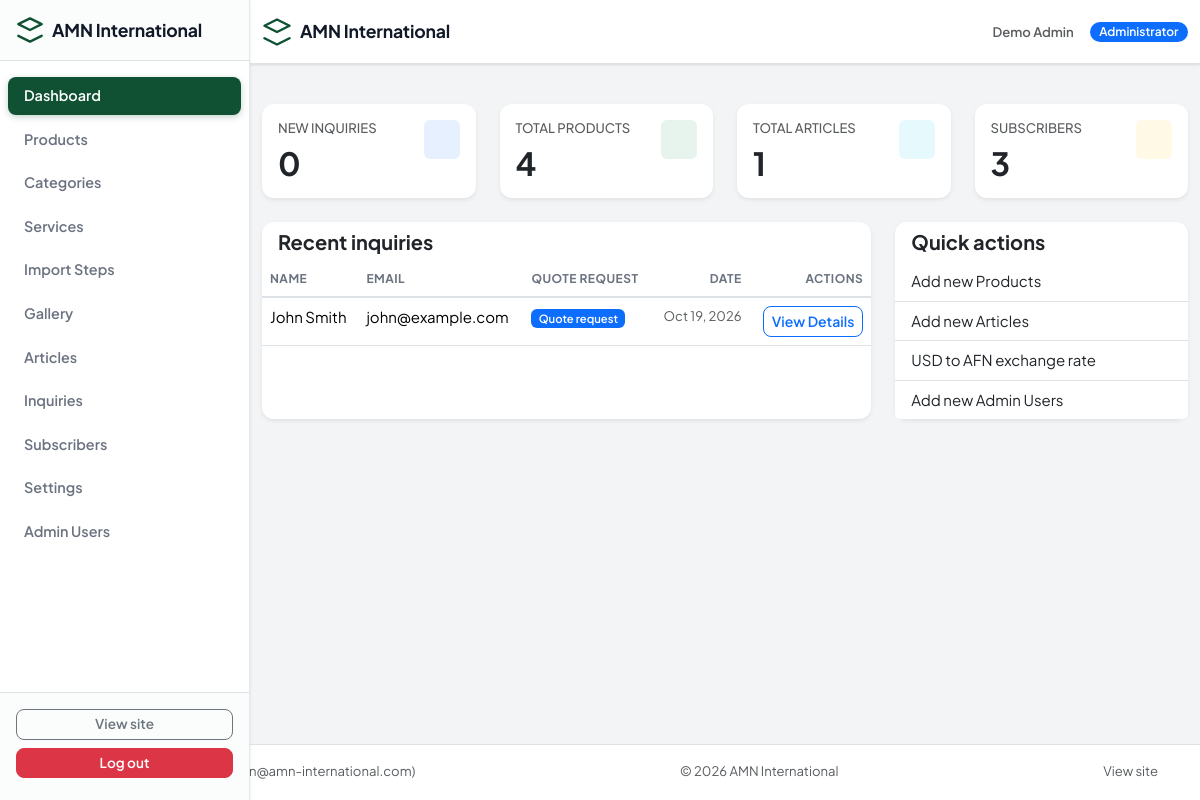
The page /admin (signed in) on the database its author committed.
### tables this page shows
CREATE TABLE `users` (
  `id` int(10) UNSIGNED NOT NULL,
  `name` varchar(120) NOT NULL,
  `email` varchar(190) NOT NULL,
  `password` varchar(255) NOT NULL,
  `role` enum('admin','editor') NOT NULL DEFAULT 'admin',
  `is_active` tinyint(1) NOT NULL DEFAULT 1,
  `is_banned` tinyint(1) NOT NULL DEFAULT 0,
  `last_login` datetime DEFAULT NULL,
  `created_at` datetime NOT NULL,
  `updated_at` datetime NOT NULL
);

CREATE TABLE `inquiries` (
  `id` int(10) UNSIGNED NOT NULL,
  `type` enum('quote','contact') NOT NULL,
  `name` varchar(120) NOT NULL,
  `email` varchar(190) NOT NULL,
  `phone` varchar(60) DEFAULT NULL,
  `country` varchar(80) DEFAULT NULL,
  `subject` varchar(255) DEFAULT NULL,
  `product_id` int(10) UNSIGNED DEFAULT NULL,
  `quantity` varchar(60) DEFAULT NULL,
  `message` text NOT NULL,
  `ip_address` varchar(45) DEFAULT NULL,
  `status` enum('new','read','replied') NOT NULL DEFAULT 'new',
  `created_at` datetime NOT NULL,
  `updated_at` datetime NOT NULL
);

### app/Views/admin/dashboard.php (the view, shortened to what the rows shown need)
<div class="row g-4 mb-4">
    <div class="col-6 col-md-3">
        <div class="card stat-card border-0 shadow-sm h-100">
            <div class="card-body">
                <div class="d-flex justify-content-between align-items-start">
                    <div>
                        <h5 class="card-title text-muted small text-uppercase"><?= __('admin.new_inquiries') ?></h5>
                        <h2 class="fw-bold mb-0"><?= $stats['inquiries'] ?></h2>
                    </div>
                    <div class="bg-primary bg-opacity-10 text-primary rounded p-2"><?= icon('quote', 20) ?></div>
                </div>
            </div>
        </div>
    </div>
    <div class="col-6 col-md-3">
        <div class="card stat-card border-0 shadow-sm h-100">
            <div class="card-body">
                <div class="d-flex justify-content-between align-items-start">
                    <div>
                        <h5 class="card-title text-muted small text-uppercase"><?= __('admin.total_products') ?></h5>
                        <h2 class="fw-bold mb-0"><?= $stats['products'] ?></h2>
                    </div>
                    <div class="bg-success bg-opacity-10 text-success rounded p-2"><?= icon('box', 20) ?></div>
                </div>
            </div>
        </div>
    </div>
    <div class="col-6 col-md-3">
        <div class="card stat-card border-0 shadow-sm h-100">
            <div class="card-body">
                <div class="d-flex justify-content-between align-items-start">
                    <div>
                        <h5 class="card-title text-muted small text-uppercase"><?= __('admin.total_articles') ?></h5>
                        <h2 class="fw-bold mb-0"><?= $stats['articles'] ?></h2>
                    </div>
                    <div class="bg-info bg-opacity-10 text-info rounded p-2"><?= icon('doc', 20) ?></div>
                </div>
            </div>
        </div>
    </div>
    <div class="col-6 col-md-3">
        <div class="card stat-card border-0 shadow-sm h-100">
            <div class="card-body">
                <div class="d-flex justify-content-between align-items-start">
                    <div>
                        <h5 class="card-title text-muted small text-uppercase"><?= __('admin.subscriber_count') ?></h5>
                        <h2 class="fw-bold mb-0"><?= $stats['subscribers'] ?></h2>
                    </div>
                    <div class="bg-warning bg-opacity-10 text-warning rounded p-2"><?= icon('mail', 20) ?></div>
                </div>
            </div>
        </div>
    </div>
</div>
<div class="row">
    <div class="col-lg-8">
        <div class="card border-0 shadow-sm h-100">
            <div class="card-header bg-transparent border-0">
                <h5 class="fw-bold mb-0"><?= __('admin.recent_inquiries') ?></h5>
            </div>
            <div class="card-body p-0">
                <div class="table-responsive">
                    <table class="table table-hover mb-0">
                        <thead>
                        <tr>
                            <th><?= __('admin.name') ?></th>
                            <th><?= __('admin.email') ?></th>
                            <th><?= __('admin.type_quote') ?></th>
                            <th class="text-end"><?= __('admin.date') ?></th>
                            <th class="text-end"><?= __('admin.actions') ?></th>
                        </tr>
                        </thead>
                        <tbody>
                        <?php foreach ($recent as $r): ?>
                            <tr>
                                <td><?= e($r['name']) ?></td>
                                <td><a class="text-decoration-none text-reset" href="mailto:<?= e($r['email']) ?>"><?= e($r['email']) ?></a></td>
                                <td><span class="badge text-bg-<?= $r['type'] === 'quote' ? 'primary' : 'secondary' ?> small"><?= $r['type'] === 'quote' ? __('admin.type_quote') : __('admin.type_contact') ?></span></td>
                                <td class="text-end small text-muted"><?= e(format_date($r['created_at'])) ?></td>
                                <td class="text-end"><a class="btn btn-sm btn-outline-primary" href="<?= e(url('admin/inquiries/' . $r['id'])) ?>"><?= __('common.view_details') ?></a></td>
                            </tr>
                        <?php endforeach; ?>
                        </tbody>
                    </table>
                </div>
            </div>
        </div>
    </div>
    <div class="col-lg-4">
        <div class="card border-0 shadow-sm h-100">
            <div class="card-header bg-transparent border-0 d-flex justify-content-between align-items-center">
                <h5 class="fw-bold mb-0">Quick actions</h5>
            </div>
            <div class="list-group list-group-flush">
                <a class="list-group-item list-group-item-action d-flex justify-content-between align-items-center" href="<?= e(url('admin/products/create')) ?>">
                    <span><?= __('admin.new') ?> <?= __('admin.products') ?></span>
                </a>
                <a class="list-group-item list-group-item-action d-flex justify-content-between align-items-center" href="<?= e(url('admin/articles/create')) ?>">
                    <span><?= __('admin.new') ?> <?= __('admin.articles') ?></span>
                </a>
                <a class="list-group-item list-group-item-action d-flex justify-content-between align-items-center" href="<?= e(url('admin/settings/currency')) ?>">
                    <span><?= __('admin.exchange_rate') ?></span>
                </a>
                <a class="list-group-item list-group-item-action d-flex justify-content-between align-items-center" href="<?= e(url('admin/users/create')) ?>">
                    <span><?= __('admin.new') ?> <?= __('admin.users') ?></span>
                </a>
            </div>
        </div>
    </div>
</div>

### app/Core/Router.php (shortened to what the rows shown need)
<?php
class Router
{
    private array $routes = [];
    public function add(string $method, string $pattern, array $handler): void
    {
        $regex = '#^' . preg_replace('#\{([a-zA-Z_]+)\}#', '(?P<$1>[^/]+)', trim($pattern, '/')) . '$#u';
        $this->routes[] = [
            'method'  => strtoupper($method),
            'pattern' => trim($pattern, '/'),
            'regex'   => $regex,
            'handler' => $handler,
        ];
    }
    public function dispatch(string $method, string $path): void
    {
        $path = trim(rawurldecode($path), '/');
        foreach ($this->routes as $route) {
            if (!preg_match($route['regex'], $path, $matches)) {
                continue;
            }
            $params = array_filter($matches, 'is_string', ARRAY_FILTER_USE_KEY);
            [$class, $action] = $route['handler'];
            $controller = new $class();
            $controller->$action(...array_values($params));
            return;
        }
    }
}

### app/Views/layouts/admin.php (shortened to what the rows shown need)
<?php
$user = App\Core\Auth::user();
$navItems = [
    ['label' => __('admin.dashboard'),   'path' => '/admin',                            'icon' => 'grid'],
    ['label' => __('admin.products'),    'path' => '/admin/products',                   'icon' => 'box'],
    ['label' => __('admin.categories'),  'path' => '/admin/categories',                 'icon' => 'tag'],
    ['label' => __('admin.services'),    'path' => '/admin/services',                   'icon' => 'settings'],
    ['label' => __('admin.steps'),       'path' => '/admin/steps',                      'icon' => 'list'],
    ['label' => __('admin.gallery'),     'path' => '/admin/gallery',                    'icon' => 'image'],
    ['label' => __('admin.articles'),    'path' => '/admin/articles',                   'icon' => 'doc'],
    ['label' => __('admin.inquiries'),   'path' => '/admin/inquiries',                  'icon' => 'quote'],
    ['label' => __('admin.subscribers'), 'path' => '/admin/subscribers',                'icon' => 'mail'],
    ['label' => __('admin.settings'),    'path' => '/admin/settings',                   'icon' => 'gear'],
    ['label' => __('admin.users'),       'path' => '/admin/users',                      'icon' => 'headset'],
];
$currentPath = parse_url($_SERVER['REQUEST_URI'] ?? '/', PHP_URL_PATH) ?? '/';
?>
<!DOCTYPE html>
<html lang="en" class="admin-html">
<head>
    <link rel="stylesheet" href="https://cdn.jsdelivr.net/npm/bootstrap@5.3.2/dist/css/bootstrap.min.css">
    <link rel="stylesheet" href="<?= e(asset('css/admin.css')) ?>">
</head>
<body class="d-flex flex-column min-vh-100 admin-body">
<aside class="admin-sidebar" id="adminSidebar">
    <div class="admin-sidebar-brand d-flex align-items-center gap-2 px-3 py-3 border-bottom">
        <svg width="28" height="28" viewBox="0 0 24 24" fill="none" stroke="currentColor" stroke-width="2" stroke-linecap="round" stroke-linejoin="round"><path d="M12 2L2 7l10 5 10-5-10-5z"/><path d="M2 17l10 5 10-5"/></svg>
        <span class="fw-bold d-none d-sm-inline admin-sidebar-brand-text"><?= e(setting('company_name')) ?></span>
    </div>
    <nav class="admin-sidebar-nav flex-grow-1 py-3">
        <ul class="list-unstyled ps-0 mb-0">
            <?php foreach ($navItems as $item): ?>
                <?php
                $isActive = $item['path'] === '/admin'
                    ? ($currentPath === rtrim(BASE_URL, '/') . '/admin' || ($currentPath === rtrim(BASE_URL, '/')))
                    : strpos($currentPath, BASE_URL . rtrim($item['path'], '/')) === 0;
                ?>
                <li class="mb-1">
                    <a class="admin-nav-link d-flex align-items-center gap-2 px-3 py-2 rounded-3 text-decoration-none <?php echo $isActive ? 'active' : '' ?>"
                       href="<?= e(url($item['path'])) ?>"
                       aria-current="<?php echo $isActive ? 'page' : 'false' ?>">
                        <span class="admin-nav-label d-none d-sm-inline"><?= e($item['label']) ?></span>
                    </a>
                </li>
            <?php endforeach; ?>
        </ul>
    </nav>
    <div class="admin-sidebar-footer border-top p-3">
        <a class="btn btn-outline-secondary btn-sm w-100 mb-2" href="<?= e(url('/')) ?>" target="_blank" rel="noopener"><?= __('admin.view_site') ?></a>
        <a class="btn btn-danger btn-sm w-100" href="<?= e(url('admin/logout')) ?>" onclick="return confirm('<?= e(__('admin.confirm_delete')) ?>')"><?= __('admin.logout') ?></a>
    </div>
</aside>
<header class="admin-header border-bottom">
    <div class="container d-flex align-items-center justify-content-between py-2">
        <a class="navbar-brand d-none d-sm-flex align-items-center gap-2 text-decoration-none" href="<?= e(url('admin')) ?>">
            <svg width="30" height="30" viewBox="0 0 24 24" fill="none" stroke="currentColor" stroke-width="2" stroke-linecap="round" stroke-linejoin="round"><path d="M12 2L2 7l10 5 10-5-10-5z"/><path d="M2 17l10 5 10-5"/></svg>
            <span class="fw-bold admin-sidebar-brand-text"><?= e(setting('company_name')) ?></span>
        </a>
        <div class="d-flex align-items-center gap-3">
            <span class="d-none d-sm-inline text-muted small admin-header-user"><?= e($user['name'] ?? '') ?></span>
            <span class="badge bg-primary text-white d-none d-sm-inline admin-header-role"><?= __('admin.role_admin') ?></span>
        </div>
    </div>
</header>
<main class="admin-main flex-grow-1">
    <div class="container mt-4 flex-grow-1">
        <?= $content ?? '' ?>
    </div>
</main>
<footer class="mt-auto py-3 border-top admin-footer">
    <div class="container text-muted small d-flex flex-column flex-sm-row align-items-center justify-content-between gap-2">
        <span><?= __('admin.role_admin') ?>: <?= e($user['name'] ?? '') ?> (<?= e($user['email'] ?? '') ?>)</span>
        <span>&copy; <?= date('Y') ?> <?= e(setting('company_name')) ?></span>
        <a class="text-decoration-none text-muted" href="<?= e(url('/')) ?>"><?= __('admin.view_site') ?></a>
    </div>
</footer>
</body>
</html>

### rows shown on the page
users: name "Demo Admin", email "admin@amn-international.com"
inquiries: name "John Smith", email "john@example.com", created_at "Oct 19, 2026"

### other values the page prints
$item['label'] "Dashboard"
$item['label'] "Products"
$item['label'] "Categories"
$item['label'] "Services"
$item['label'] "Import Steps"
$item['label'] "Gallery"
$item['label'] "Articles"
$item['label'] "Inquiries"
$item['label'] "Subscribers"
$item['label'] "Settings"
$item['label'] "Admin Users"
